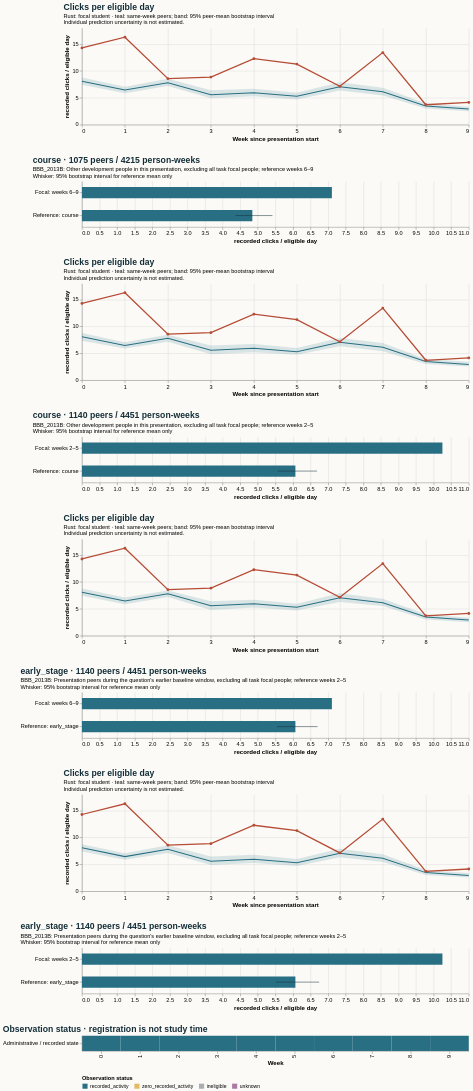

Write the Vega-Lite specification saved for this chart.
### Vega-Lite specification from a JSON file in a GitHub repository (floating-point values rounded to 4 significant figures)
{"$schema": "https://vega.github.io/schema/vega-lite/v5.20.1.json", "config": {"axis": {"labelFontSize": 11, "titleFontSize": 12}, "background": "#fbfaf7", "font": "sans-serif", "title": {"anchor": "start", "color": "#142e38", "fontSize": 17, "subtitleFontSize": 11}, "view": {"continuousHeight": 300, "continuousWidth": 300, "stroke": null}}, "datasets": {"data-13d65f5544bf1d2fee87d9dfb13396ea": [{"end_day": 6, "focal_value": 14.29, "peer_ci_high": 8.806, "peer_ci_low": 7.436, "peer_mean": 8.09, "peer_observations": 1167, "peer_people": 1167, "reference": "early_stage", "unit": "recorded clicks / eligible day", "week": 0}, {"end_day": 13, "focal_value": 16.29, "peer_ci_high": 7.13, "peer_ci_low": 5.848, "peer_mean": 6.449, "peer_observations": 1159, "peer_people": 1159, "reference": "early_stage", "unit": "recorded clicks / eligible day", "week": 1}, {"end_day": 20, "focal_value": 8.571, "peer_ci_high": 8.412, "peer_ci_low": 7.202, "peer_mean": 7.8, "peer_observations": 1140, "peer_people": 1140, "reference": "early_stage", "unit": "recorded clicks / eligible day", "week": 2}, {"end_day": 27, "focal_value": 8.857, "peer_ci_high": 6.398, "peer_ci_low": 4.801, "peer_mean": 5.586, "peer_observations": 1132, "peer_people": 1132, "reference": "early_stage", "unit": "recorded clicks / eligible day", "week": 3}, {"end_day": 34, "focal_value": 12.29, "peer_ci_high": 6.688, "peer_ci_low": 5.265, "peer_mean": 5.952, "peer_observations": 1093, "peer_people": 1093, "reference": "early_stage", "unit": "recorded clicks / eligible day", "week": 4}, {"end_day": 41, "focal_value": 11.29, "peer_ci_high": 5.936, "peer_ci_low": 4.71, "peer_mean": 5.31, "peer_observations": 1086, "peer_people": 1086, "reference": "early_stage", "unit": "recorded clicks / eligible day", "week": 5}, {"end_day": 48, "focal_value": 7.143, "peer_ci_high": 7.92, "peer_ci_low": 6.275, "peer_mean": 7.057, "peer_observations": 1075, "peer_people": 1075, "reference": "early_stage", "unit": "recorded clicks / eligible day", "week": 6}, {"end_day": 55, "focal_value": 13.43, "peer_ci_high": 6.902, "peer_ci_low": 5.522, "peer_mean": 6.139, "peer_observations": 1059, "peer_people": 1059, "reference": "early_stage", "unit": "recorded clicks / eligible day", "week": 7}, {"end_day": 62, "focal_value": 3.714, "peer_ci_high": 3.988, "peer_ci_low": 3.037, "peer_mean": 3.471, "peer_observations": 1049, "peer_people": 1049, "reference": "early_stage", "unit": "recorded clicks / eligible day", "week": 8}, {"end_day": 69, "focal_value": 4.143, "peer_ci_high": 3.338, "peer_ci_low": 2.534, "peer_mean": 2.935, "peer_observations": 1032, "peer_people": 1032, "reference": "early_stage", "unit": "recorded clicks / eligible day", "week": 9}], "data-24a0c569ec48276d42e10b202f2c1e78": [{"hi": null, "lo": null, "series": "Focal: weeks 6–9", "value": 7.107}, {"hi": 6.699, "lo": 5.547, "series": "Reference: early_stage", "value": 6.069}], "data-382f03a14b7aa27d317f864f137d63c4": [{"eligible_days": 7.0, "end_day": 6, "logging_completeness": "unknown", "observation_status": "recorded_activity", "row": "Administrative / recorded state", "score_status": "withheld_release_time_unknown", "start_day": 0, "value": 14.29, "week": 0}, {"eligible_days": 7.0, "end_day": 13, "logging_completeness": "unknown", "observation_status": "recorded_activity", "row": "Administrative / recorded state", "score_status": "withheld_release_time_unknown", "start_day": 7, "value": 16.29, "week": 1}, {"eligible_days": 7.0, "end_day": 20, "logging_completeness": "unknown", "observation_status": "recorded_activity", "row": "Administrative / recorded state", "score_status": "withheld_release_time_unknown", "start_day": 14, "value": 8.571, "week": 2}, {"eligible_days": 7.0, "end_day": 27, "logging_completeness": "unknown", "observation_status": "recorded_activity", "row": "Administrative / recorded state", "score_status": "withheld_release_time_unknown", "start_day": 21, "value": 8.857, "week": 3}, {"eligible_days": 7.0, "end_day": 34, "logging_completeness": "unknown", "observation_status": "recorded_activity", "row": "Administrative / recorded state", "score_status": "withheld_release_time_unknown", "start_day": 28, "value": 12.29, "week": 4}, {"eligible_days": 7.0, "end_day": 41, "logging_completeness": "unknown", "observation_status": "recorded_activity", "row": "Administrative / recorded state", "score_status": "withheld_release_time_unknown", "start_day": 35, "value": 11.29, "week": 5}, {"eligible_days": 7.0, "end_day": 48, "logging_completeness": "unknown", "observation_status": "recorded_activity", "row": "Administrative / recorded state", "score_status": "withheld_release_time_unknown", "start_day": 42, "value": 7.143, "week": 6}, {"eligible_days": 7.0, "end_day": 55, "logging_completeness": "unknown", "observation_status": "recorded_activity", "row": "Administrative / recorded state", "score_status": "withheld_release_time_unknown", "start_day": 49, "value": 13.43, "week": 7}, {"eligible_days": 7.0, "end_day": 62, "logging_completeness": "unknown", "observation_status": "recorded_activity", "row": "Administrative / recorded state", "score_status": "withheld_release_time_unknown", "start_day": 56, "value": 3.714, "week": 8}, {"eligible_days": 7.0, "end_day": 69, "logging_completeness": "unknown", "observation_status": "recorded_activity", "row": "Administrative / recorded state", "score_status": "withheld_release_time_unknown", "start_day": 63, "value": 4.143, "week": 9}], "data-39cc8e204c91b93d25500036bb098fea": [{"hi": null, "lo": null, "series": "Focal: weeks 2–5", "value": 10.25}, {"hi": 6.684, "lo": 5.566, "series": "Reference: course", "value": 6.069}], "data-569241109099a733b69a9587450f429e": [{"end_day": 6, "focal_value": 14.29, "peer_ci_high": 8.801, "peer_ci_low": 7.454, "peer_mean": 8.09, "peer_observations": 1167, "peer_people": 1167, "reference": "course", "unit": "recorded clicks / eligible day", "week": 0}, {"end_day": 13, "focal_value": 16.29, "peer_ci_high": 7.079, "peer_ci_low": 5.849, "peer_mean": 6.449, "peer_observations": 1159, "peer_people": 1159, "reference": "course", "unit": "recorded clicks / eligible day", "week": 1}, {"end_day": 20, "focal_value": 8.571, "peer_ci_high": 8.555, "peer_ci_low": 7.193, "peer_mean": 7.8, "peer_observations": 1140, "peer_people": 1140, "reference": "course", "unit": "recorded clicks / eligible day", "week": 2}, {"end_day": 27, "focal_value": 8.857, "peer_ci_high": 6.404, "peer_ci_low": 4.925, "peer_mean": 5.586, "peer_observations": 1132, "peer_people": 1132, "reference": "course", "unit": "recorded clicks / eligible day", "week": 3}, {"end_day": 34, "focal_value": 12.29, "peer_ci_high": 6.708, "peer_ci_low": 5.275, "peer_mean": 5.952, "peer_observations": 1093, "peer_people": 1093, "reference": "course", "unit": "recorded clicks / eligible day", "week": 4}, {"end_day": 41, "focal_value": 11.29, "peer_ci_high": 5.928, "peer_ci_low": 4.696, "peer_mean": 5.31, "peer_observations": 1086, "peer_people": 1086, "reference": "course", "unit": "recorded clicks / eligible day", "week": 5}, {"end_day": 48, "focal_value": 7.143, "peer_ci_high": 7.893, "peer_ci_low": 6.363, "peer_mean": 7.057, "peer_observations": 1075, "peer_people": 1075, "reference": "course", "unit": "recorded clicks / eligible day", "week": 6}, {"end_day": 55, "focal_value": 13.43, "peer_ci_high": 6.865, "peer_ci_low": 5.423, "peer_mean": 6.139, "peer_observations": 1059, "peer_people": 1059, "reference": "course", "unit": "recorded clicks / eligible day", "week": 7}, {"end_day": 62, "focal_value": 3.714, "peer_ci_high": 3.986, "peer_ci_low": 3.035, "peer_mean": 3.471, "peer_observations": 1049, "peer_people": 1049, "reference": "course", "unit": "recorded clicks / eligible day", "week": 8}, {"end_day": 69, "focal_value": 4.143, "peer_ci_high": 3.362, "peer_ci_low": 2.501, "peer_mean": 2.935, "peer_observations": 1032, "peer_people": 1032, "reference": "course", "unit": "recorded clicks / eligible day", "week": 9}], "data-7ecf93204143041af0afa05e7937d89f": [{"hi": null, "lo": null, "series": "Focal: weeks 2–5", "value": 10.25}, {"hi": 6.744, "lo": 5.511, "series": "Reference: early_stage", "value": 6.069}], "data-bcce90b275fb5dc5e2a084c4de442774": [{"hi": null, "lo": null, "series": "Focal: weeks 6–9", "value": 7.107}, {"hi": 5.416, "lo": 4.366, "series": "Reference: course", "value": 4.845}], "data-c0c464b36f59e1d13e814ef80895f92f": [{"end_day": 6, "focal_value": 14.29, "peer_ci_high": 8.808, "peer_ci_low": 7.353, "peer_mean": 8.09, "peer_observations": 1167, "peer_people": 1167, "reference": "course", "unit": "recorded clicks / eligible day", "week": 0}, {"end_day": 13, "focal_value": 16.29, "peer_ci_high": 7.047, "peer_ci_low": 5.884, "peer_mean": 6.449, "peer_observations": 1159, "peer_people": 1159, "reference": "course", "unit": "recorded clicks / eligible day", "week": 1}, {"end_day": 20, "focal_value": 8.571, "peer_ci_high": 8.444, "peer_ci_low": 7.147, "peer_mean": 7.8, "peer_observations": 1140, "peer_people": 1140, "reference": "course", "unit": "recorded clicks / eligible day", "week": 2}, {"end_day": 27, "focal_value": 8.857, "peer_ci_high": 6.462, "peer_ci_low": 4.85, "peer_mean": 5.586, "peer_observations": 1132, "peer_people": 1132, "reference": "course", "unit": "recorded clicks / eligible day", "week": 3}, {"end_day": 34, "focal_value": 12.29, "peer_ci_high": 6.756, "peer_ci_low": 5.221, "peer_mean": 5.952, "peer_observations": 1093, "peer_people": 1093, "reference": "course", "unit": "recorded clicks / eligible day", "week": 4}, {"end_day": 41, "focal_value": 11.29, "peer_ci_high": 6.017, "peer_ci_low": 4.724, "peer_mean": 5.31, "peer_observations": 1086, "peer_people": 1086, "reference": "course", "unit": "recorded clicks / eligible day", "week": 5}, {"end_day": 48, "focal_value": 7.143, "peer_ci_high": 7.864, "peer_ci_low": 6.324, "peer_mean": 7.057, "peer_observations": 1075, "peer_people": 1075, "reference": "course", "unit": "recorded clicks / eligible day", "week": 6}, {"end_day": 55, "focal_value": 13.43, "peer_ci_high": 6.932, "peer_ci_low": 5.399, "peer_mean": 6.139, "peer_observations": 1059, "peer_people": 1059, "reference": "course", "unit": "recorded clicks / eligible day", "week": 7}, {"end_day": 62, "focal_value": 3.714, "peer_ci_high": 3.949, "peer_ci_low": 3.034, "peer_mean": 3.471, "peer_observations": 1049, "peer_people": 1049, "reference": "course", "unit": "recorded clicks / eligible day", "week": 8}, {"end_day": 69, "focal_value": 4.143, "peer_ci_high": 3.422, "peer_ci_low": 2.568, "peer_mean": 2.935, "peer_observations": 1032, "peer_people": 1032, "reference": "course", "unit": "recorded clicks / eligible day", "week": 9}], "data-c69af45ded6057f424854f2ba9c50d60": [{"end_day": 6, "focal_value": 14.29, "peer_ci_high": 8.759, "peer_ci_low": 7.387, "peer_mean": 8.09, "peer_observations": 1167, "peer_people": 1167, "reference": "early_stage", "unit": "recorded clicks / eligible day", "week": 0}, {"end_day": 13, "focal_value": 16.29, "peer_ci_high": 7.068, "peer_ci_low": 5.856, "peer_mean": 6.449, "peer_observations": 1159, "peer_people": 1159, "reference": "early_stage", "unit": "recorded clicks / eligible day", "week": 1}, {"end_day": 20, "focal_value": 8.571, "peer_ci_high": 8.545, "peer_ci_low": 7.137, "peer_mean": 7.8, "peer_observations": 1140, "peer_people": 1140, "reference": "early_stage", "unit": "recorded clicks / eligible day", "week": 2}, {"end_day": 27, "focal_value": 8.857, "peer_ci_high": 6.461, "peer_ci_low": 4.866, "peer_mean": 5.586, "peer_observations": 1132, "peer_people": 1132, "reference": "early_stage", "unit": "recorded clicks / eligible day", "week": 3}, {"end_day": 34, "focal_value": 12.29, "peer_ci_high": 6.774, "peer_ci_low": 5.249, "peer_mean": 5.952, "peer_observations": 1093, "peer_people": 1093, "reference": "early_stage", "unit": "recorded clicks / eligible day", "week": 4}, {"end_day": 41, "focal_value": 11.29, "peer_ci_high": 6.024, "peer_ci_low": 4.705, "peer_mean": 5.31, "peer_observations": 1086, "peer_people": 1086, "reference": "early_stage", "unit": "recorded clicks / eligible day", "week": 5}, {"end_day": 48, "focal_value": 7.143, "peer_ci_high": 7.933, "peer_ci_low": 6.328, "peer_mean": 7.057, "peer_observations": 1075, "peer_people": 1075, "reference": "early_stage", "unit": "recorded clicks / eligible day", "week": 6}, {"end_day": 55, "focal_value": 13.43, "peer_ci_high": 6.878, "peer_ci_low": 5.448, "peer_mean": 6.139, "peer_observations": 1059, "peer_people": 1059, "reference": "early_stage", "unit": "recorded clicks / eligible day", "week": 7}, {"end_day": 62, "focal_value": 3.714, "peer_ci_high": 3.98, "peer_ci_low": 3.019, "peer_mean": 3.471, "peer_observations": 1049, "peer_people": 1049, "reference": "early_stage", "unit": "recorded clicks / eligible day", "week": 8}, {"end_day": 69, "focal_value": 4.143, "peer_ci_high": 3.387, "peer_ci_low": 2.564, "peer_mean": 2.935, "peer_observations": 1032, "peer_people": 1032, "reference": "early_stage", "unit": "recorded clicks / eligible day", "week": 9}]}, "resolve": {"scale": {"color": "independent"}}, "spacing": 28, "vconcat": [{"data": {"name": "data-569241109099a733b69a9587450f429e"}, "height": 190, "layer": [{"encoding": {"x": {"axis": {"tickMinStep": 1}, "field": "week", "title": "Week since presentation start", "type": "quantitative"}, "y": {"field": "peer_ci_low", "scale": {"zero": true}, "title": "recorded clicks / eligible day", "type": "quantitative"}, "y2": {"field": "peer_ci_high"}}, "mark": {"color": "#286f83", "opacity": 0.16, "type": "area"}}, {"encoding": {"tooltip": [{"field": "week", "type": "quantitative"}, {"field": "peer_mean", "type": "quantitative"}, {"field": "peer_people", "type": "quantitative"}, {"field": "peer_observations", "type": "quantitative"}], "x": {"field": "week", "type": "quantitative"}, "y": {"field": "peer_mean", "type": "quantitative"}}, "mark": {"color": "#286f83", "strokeWidth": 2, "type": "line"}}, {"encoding": {"tooltip": [{"field": "week", "type": "quantitative"}, {"field": "focal_value", "type": "quantitative"}], "x": {"field": "week", "type": "quantitative"}, "y": {"field": "focal_value", "type": "quantitative"}}, "mark": {"color": "#b64c35", "point": {"color": "#b64c35"}, "strokeWidth": 2.5, "type": "line"}}], "title": {"subtitle": ["Rust: focal student · teal: same-week peers; band: 95% peer-mean bootstrap interval", "Individual prediction uncertainty is not estimated."], "text": "Clicks per eligible day"}, "width": 760}, {"data": {"name": "data-bcce90b275fb5dc5e2a084c4de442774"}, "height": 90, "layer": [{"encoding": {"x": {"field": "value", "scale": {"domain": [0, 10.76], "zero": true}, "title": "recorded clicks / eligible day", "type": "quantitative"}, "y": {"field": "series", "sort": null, "title": null, "type": "nominal"}}, "mark": {"color": "#286f83", "size": 22, "type": "bar"}}, {"encoding": {"x": {"field": "lo", "type": "quantitative"}, "x2": {"field": "hi"}, "y": {"field": "series", "sort": null, "title": null, "type": "nominal"}}, "mark": {"color": "#142e38", "type": "rule"}}], "title": {"subtitle": ["BBB_2013B: Other development people in this presentation, excluding all task focal people; reference weeks 6–9", "Whisker: 95% bootstrap interval for reference mean only"], "text": "course · 1075 peers / 4215 person-weeks"}, "width": 760}, {"data": {"name": "data-c0c464b36f59e1d13e814ef80895f92f"}, "height": 190, "layer": [{"encoding": {"x": {"axis": {"tickMinStep": 1}, "field": "week", "title": "Week since presentation start", "type": "quantitative"}, "y": {"field": "peer_ci_low", "scale": {"zero": true}, "title": "recorded clicks / eligible day", "type": "quantitative"}, "y2": {"field": "peer_ci_high"}}, "mark": {"color": "#286f83", "opacity": 0.16, "type": "area"}}, {"encoding": {"tooltip": [{"field": "week", "type": "quantitative"}, {"field": "peer_mean", "type": "quantitative"}, {"field": "peer_people", "type": "quantitative"}, {"field": "peer_observations", "type": "quantitative"}], "x": {"field": "week", "type": "quantitative"}, "y": {"field": "peer_mean", "type": "quantitative"}}, "mark": {"color": "#286f83", "strokeWidth": 2, "type": "line"}}, {"encoding": {"tooltip": [{"field": "week", "type": "quantitative"}, {"field": "focal_value", "type": "quantitative"}], "x": {"field": "week", "type": "quantitative"}, "y": {"field": "focal_value", "type": "quantitative"}}, "mark": {"color": "#b64c35", "point": {"color": "#b64c35"}, "strokeWidth": 2.5, "type": "line"}}], "title": {"subtitle": ["Rust: focal student · teal: same-week peers; band: 95% peer-mean bootstrap interval", "Individual prediction uncertainty is not estimated."], "text": "Clicks per eligible day"}, "width": 760}, {"data": {"name": "data-39cc8e204c91b93d25500036bb098fea"}, "height": 90, "layer": [{"encoding": {"x": {"field": "value", "scale": {"domain": [0, 10.76], "zero": true}, "title": "recorded clicks / eligible day", "type": "quantitative"}, "y": {"field": "series", "sort": null, "title": null, "type": "nominal"}}, "mark": {"color": "#286f83", "size": 22, "type": "bar"}}, {"encoding": {"x": {"field": "lo", "type": "quantitative"}, "x2": {"field": "hi"}, "y": {"field": "series", "sort": null, "title": null, "type": "nominal"}}, "mark": {"color": "#142e38", "type": "rule"}}], "title": {"subtitle": ["BBB_2013B: Other development people in this presentation, excluding all task focal people; reference weeks 2–5", "Whisker: 95% bootstrap interval for reference mean only"], "text": "course · 1140 peers / 4451 person-weeks"}, "width": 760}, {"data": {"name": "data-13d65f5544bf1d2fee87d9dfb13396ea"}, "height": 190, "layer": [{"encoding": {"x": {"axis": {"tickMinStep": 1}, "field": "week", "title": "Week since presentation start", "type": "quantitative"}, "y": {"field": "peer_ci_low", "scale": {"zero": true}, "title": "recorded clicks / eligible day", "type": "quantitative"}, "y2": {"field": "peer_ci_high"}}, "mark": {"color": "#286f83", "opacity": 0.16, "type": "area"}}, {"encoding": {"tooltip": [{"field": "week", "type": "quantitative"}, {"field": "peer_mean", "type": "quantitative"}, {"field": "peer_people", "type": "quantitative"}, {"field": "peer_observations", "type": "quantitative"}], "x": {"field": "week", "type": "quantitative"}, "y": {"field": "peer_mean", "type": "quantitative"}}, "mark": {"color": "#286f83", "strokeWidth": 2, "type": "line"}}, {"encoding": {"tooltip": [{"field": "week", "type": "quantitative"}, {"field": "focal_value", "type": "quantitative"}], "x": {"field": "week", "type": "quantitative"}, "y": {"field": "focal_value", "type": "quantitative"}}, "mark": {"color": "#b64c35", "point": {"color": "#b64c35"}, "strokeWidth": 2.5, "type": "line"}}], "title": {"subtitle": ["Rust: focal student · teal: same-week peers; band: 95% peer-mean bootstrap interval", "Individual prediction uncertainty is not estimated."], "text": "Clicks per eligible day"}, "width": 760}, {"data": {"name": "data-24a0c569ec48276d42e10b202f2c1e78"}, "height": 90, "layer": [{"encoding": {"x": {"field": "value", "scale": {"domain": [0, 10.76], "zero": true}, "title": "recorded clicks / eligible day", "type": "quantitative"}, "y": {"field": "series", "sort": null, "title": null, "type": "nominal"}}, "mark": {"color": "#286f83", "size": 22, "type": "bar"}}, {"encoding": {"x": {"field": "lo", "type": "quantitative"}, "x2": {"field": "hi"}, "y": {"field": "series", "sort": null, "title": null, "type": "nominal"}}, "mark": {"color": "#142e38", "type": "rule"}}], "title": {"subtitle": ["BBB_2013B: Presentation peers during the question's earlier baseline window, excluding all task focal people; reference weeks 2–5", "Whisker: 95% bootstrap interval for reference mean only"], "text": "early_stage · 1140 peers / 4451 person-weeks"}, "width": 760}, {"data": {"name": "data-c69af45ded6057f424854f2ba9c50d60"}, "height": 190, "layer": [{"encoding": {"x": {"axis": {"tickMinStep": 1}, "field": "week", "title": "Week since presentation start", "type": "quantitative"}, "y": {"field": "peer_ci_low", "scale": {"zero": true}, "title": "recorded clicks / eligible day", "type": "quantitative"}, "y2": {"field": "peer_ci_high"}}, "mark": {"color": "#286f83", "opacity": 0.16, "type": "area"}}, {"encoding": {"tooltip": [{"field": "week", "type": "quantitative"}, {"field": "peer_mean", "type": "quantitative"}, {"field": "peer_people", "type": "quantitative"}, {"field": "peer_observations", "type": "quantitative"}], "x": {"field": "week", "type": "quantitative"}, "y": {"field": "peer_mean", "type": "quantitative"}}, "mark": {"color": "#286f83", "strokeWidth": 2, "type": "line"}}, {"encoding": {"tooltip": [{"field": "week", "type": "quantitative"}, {"field": "focal_value", "type": "quantitative"}], "x": {"field": "week", "type": "quantitative"}, "y": {"field": "focal_value", "type": "quantitative"}}, "mark": {"color": "#b64c35", "point": {"color": "#b64c35"}, "strokeWidth": 2.5, "type": "line"}}], "title": {"subtitle": ["Rust: focal student · teal: same-week peers; band: 95% peer-mean bootstrap interval", "Individual prediction uncertainty is not estimated."], "text": "Clicks per eligible day"}, "width": 760}, {"data": {"name": "data-7ecf93204143041af0afa05e7937d89f"}, "height": 90, "layer": [{"encoding": {"x": {"field": "value", "scale": {"domain": [0, 10.76], "zero": true}, "title": "recorded clicks / eligible day", "type": "quantitative"}, "y": {"field": "series", "sort": null, "title": null, "type": "nominal"}}, "mark": {"color": "#286f83", "size": 22, "type": "bar"}}, {"encoding": {"x": {"field": "lo", "type": "quantitative"}, "x2": {"field": "hi"}, "y": {"field": "series", "sort": null, "title": null, "type": "nominal"}}, "mark": {"color": "#142e38", "type": "rule"}}], "title": {"subtitle": ["BBB_2013B: Presentation peers during the question's earlier baseline window, excluding all task focal people; reference weeks 2–5", "Whisker: 95% bootstrap interval for reference mean only"], "text": "early_stage · 1140 peers / 4451 person-weeks"}, "width": 760}, {"data": {"name": "data-382f03a14b7aa27d317f864f137d63c4"}, "encoding": {"color": {"field": "observation_status", "legend": {"labelLimit": 260, "orient": "bottom"}, "scale": {"domain": ["recorded_activity", "zero_recorded_activity", "ineligible", "unknown"], "range": ["#286f83", "#e4bb64", "#aaaeb3", "#ac78a5"]}, "title": "Observation status", "type": "nominal"}, "tooltip": [{"field": "week", "type": "quantitative"}, {"field": "eligible_days", "type": "quantitative"}, {"field": "observation_status", "type": "nominal"}, {"field": "logging_completeness", "type": "nominal"}], "x": {"field": "week", "title": "Week", "type": "ordinal"}, "y": {"field": "row", "title": null, "type": "nominal"}}, "height": 30, "mark": {"type": "rect"}, "title": "Observation status · registration is not study time", "width": 760}]}
